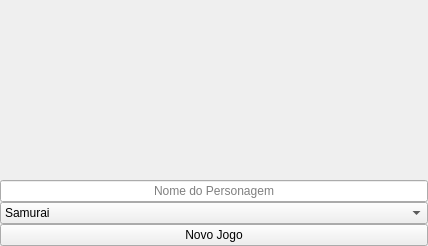
<?xml version="1.0" encoding="UTF-8"?>
<ui version="4.0">
 <class>WindowPrincipal</class>
 <widget class="QMainWindow" name="WindowPrincipal">
  <property name="geometry">
   <rect>
    <x>0</x>
    <y>0</y>
    <width>428</width>
    <height>246</height>
   </rect>
  </property>
  <property name="windowTitle">
   <string>WindowPrincipal</string>
  </property>
  <widget class="QWidget" name="centralwidget">
   <layout class="QVBoxLayout" name="verticalLayout_2">
    <property name="spacing">
     <number>0</number>
    </property>
    <property name="leftMargin">
     <number>0</number>
    </property>
    <property name="topMargin">
     <number>0</number>
    </property>
    <property name="rightMargin">
     <number>0</number>
    </property>
    <property name="bottomMargin">
     <number>0</number>
    </property>
    <item>
     <widget class="QStackedWidget" name="stackedWidget">
      <property name="lineWidth">
       <number>0</number>
      </property>
      <property name="currentIndex">
       <number>1</number>
      </property>
      <widget class="QWidget" name="pageJogo">
       <widget class="JogoView" name="jogoView">
        <property name="geometry">
         <rect>
          <x>0</x>
          <y>0</y>
          <width>256</width>
          <height>192</height>
         </rect>
        </property>
        <property name="lineWidth">
         <number>0</number>
        </property>
       </widget>
       <widget class="PlayerStatus" name="playerStatus">
        <property name="geometry">
         <rect>
          <x>40</x>
          <y>200</y>
          <width>60</width>
          <height>17</height>
         </rect>
        </property>
        <property name="sizePolicy">
         <sizepolicy hsizetype="Preferred" vsizetype="Preferred">
          <horstretch>0</horstretch>
          <verstretch>0</verstretch>
         </sizepolicy>
        </property>
        <property name="text">
         <string>Texto base</string>
        </property>
       </widget>
      </widget>
      <widget class="QWidget" name="pageMenuInicial">
       <layout class="QVBoxLayout" name="verticalLayout">
        <property name="spacing">
         <number>0</number>
        </property>
        <property name="leftMargin">
         <number>0</number>
        </property>
        <property name="topMargin">
         <number>0</number>
        </property>
        <property name="rightMargin">
         <number>0</number>
        </property>
        <property name="bottomMargin">
         <number>0</number>
        </property>
        <item alignment="Qt::AlignHCenter|Qt::AlignVCenter">
         <widget class="QLabel" name="labelLogo">
          <property name="maximumSize">
           <size>
            <width>800</width>
            <height>640</height>
           </size>
          </property>
          <property name="text">
           <string/>
          </property>
          <property name="pixmap">
           <pixmap resource="../resources.qrc">:/resources/logo.png</pixmap>
          </property>
          <property name="scaledContents">
           <bool>true</bool>
          </property>
          <property name="alignment">
           <set>Qt::AlignCenter</set>
          </property>
         </widget>
        </item>
        <item>
         <widget class="QLineEdit" name="lineEditNomePersonagem">
          <property name="alignment">
           <set>Qt::AlignCenter</set>
          </property>
          <property name="placeholderText">
           <string extracomment="Nome do Personagem">Nome do Personagem</string>
          </property>
         </widget>
        </item>
        <item>
         <widget class="QComboBox" name="comboBoxClasses">
          <property name="editable">
           <bool>false</bool>
          </property>
          <property name="currentText">
           <string>Samurai</string>
          </property>
          <property name="placeholderText">
           <string extracomment="Classe do Personagem"/>
          </property>
          <item>
           <property name="text">
            <string>Samurai</string>
           </property>
          </item>
          <item>
           <property name="text">
            <string>Ninja</string>
           </property>
          </item>
          <item>
           <property name="text">
            <string>Místico</string>
           </property>
          </item>
         </widget>
        </item>
        <item>
         <widget class="QPushButton" name="pushButtonNovoJogo">
          <property name="text">
           <string>Novo Jogo</string>
          </property>
         </widget>
        </item>
       </layout>
      </widget>
     </widget>
    </item>
   </layout>
  </widget>
 </widget>
 <customwidgets>
  <customwidget>
   <class>JogoView</class>
   <extends>QGraphicsView</extends>
   <header>jogoview.h</header>
  </customwidget>
  <customwidget>
   <class>PlayerStatus</class>
   <extends>QLabel</extends>
   <header>playerstatus.h</header>
  </customwidget>
 </customwidgets>
 <resources>
  <include location="../resources.qrc"/>
 </resources>
 <connections/>
</ui>
